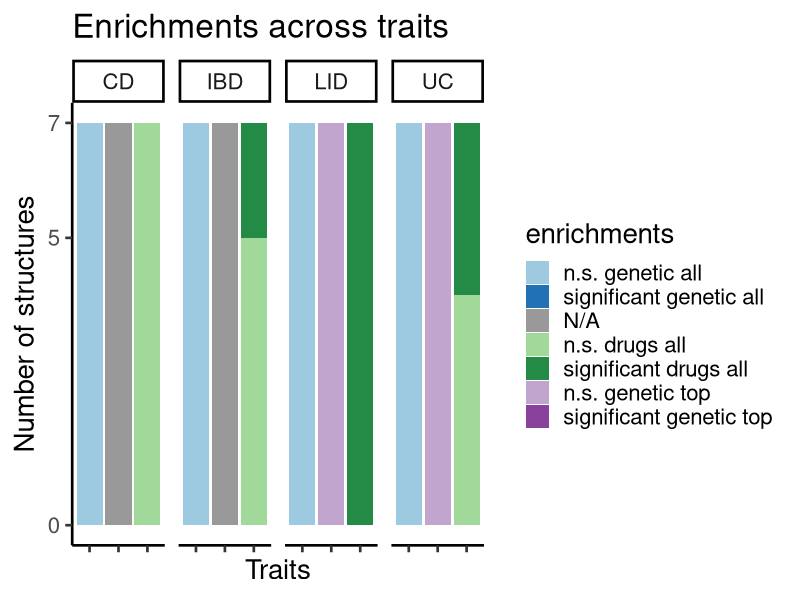

This chart was generated by the following R code:
## ---- chunk 1
library(ggplot2)
## ---- chunk 2
mydata <- read.csv("Enrichments_barplot_pcw12_HFGA_A8.csv", sep = ";")
## ---- chunk 3
enrichments <- mydata$Enrichment
trait <- mydata$Trait
number_of_structures <- as.numeric(mydata$Structures)
geneset <- mydata$Gene.set
factor_lvl <- 1:length(mydata[,1])
## ---- chunk 4
enrichments <- factor(enrichments, levels = rev(unique(enrichments)))
geneset <- factor(geneset, levels = unique(geneset))
trait <- factor(trait, levels = unique(trait))

## ---- chunk 5
# creating data frame 
enriched_proportions <- data.frame(number_of_structures,trait,enrichments,geneset,factor_lvl)

## ---- chunk 6
p1 <-   ggplot(enriched_proportions, aes(x=geneset, y=number_of_structures, fill = enrichments)) +
    geom_bar(stat="identity", position = "stack") +
    scale_y_continuous(breaks = c(0,5,7)) + #,limits = c(0,20)) +
    #geom_text(size = 6, position = position_stack(vjust = 0.75),aes(label = number_of_structures)) +
    facet_wrap(~ trait, ncol = 12) +
    labs(title="Enrichments across traits") +
    xlab("Traits") +
    ylab("Number of structures") +
    theme_classic(base_size = 20) +
    theme(axis.text.x=element_blank()) +
    scale_fill_manual(values=c("#88419D","#C2A5CF","#238B45", "#A1D99B","grey60","#2171B5","#9ECAE1")) +
    #coord_flip() +
    guides(fill = guide_legend(reverse = T))

p1
## ---- chunk 7
sessionInfo()
